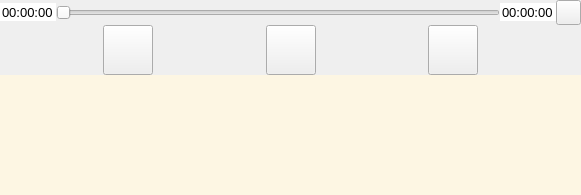
<?xml version="1.0" encoding="UTF-8"?>
<ui version="4.0">
 <class>contarlbar</class>
 <widget class="QWidget" name="contarlbar">
  <property name="geometry">
   <rect>
    <x>0</x>
    <y>0</y>
    <width>581</width>
    <height>195</height>
   </rect>
  </property>
  <property name="windowTitle">
   <string>Form</string>
  </property>
  <property name="styleSheet">
   <string notr="true"/>
  </property>
  <layout class="QHBoxLayout" name="horizontalLayout_3">
   <property name="spacing">
    <number>0</number>
   </property>
   <property name="leftMargin">
    <number>0</number>
   </property>
   <property name="topMargin">
    <number>0</number>
   </property>
   <property name="rightMargin">
    <number>0</number>
   </property>
   <property name="bottomMargin">
    <number>0</number>
   </property>
   <item>
    <widget class="QWidget" name="widget" native="true">
     <property name="styleSheet">
      <string notr="true"/>
     </property>
     <layout class="QVBoxLayout" name="verticalLayout">
      <property name="spacing">
       <number>0</number>
      </property>
      <property name="leftMargin">
       <number>0</number>
      </property>
      <property name="topMargin">
       <number>0</number>
      </property>
      <property name="rightMargin">
       <number>0</number>
      </property>
      <property name="bottomMargin">
       <number>0</number>
      </property>
      <item>
       <layout class="QHBoxLayout" name="horizontalLayout">
        <property name="spacing">
         <number>0</number>
        </property>
        <item>
         <widget class="QTimeEdit" name="time_start">
          <property name="font">
           <font>
            <pointsize>10</pointsize>
            <weight>50</weight>
            <bold>false</bold>
           </font>
          </property>
          <property name="frame">
           <bool>false</bool>
          </property>
          <property name="readOnly">
           <bool>true</bool>
          </property>
          <property name="buttonSymbols">
           <enum>QAbstractSpinBox::NoButtons</enum>
          </property>
          <property name="displayFormat">
           <string>HH:mm:ss</string>
          </property>
         </widget>
        </item>
        <item>
         <widget class="QSlider" name="verticalSlider">
          <property name="maximum">
           <number>100</number>
          </property>
          <property name="orientation">
           <enum>Qt::Horizontal</enum>
          </property>
         </widget>
        </item>
        <item>
         <widget class="QTimeEdit" name="time_end">
          <property name="font">
           <font>
            <pointsize>10</pointsize>
           </font>
          </property>
          <property name="styleSheet">
           <string notr="true"/>
          </property>
          <property name="wrapping">
           <bool>false</bool>
          </property>
          <property name="frame">
           <bool>false</bool>
          </property>
          <property name="readOnly">
           <bool>true</bool>
          </property>
          <property name="buttonSymbols">
           <enum>QAbstractSpinBox::NoButtons</enum>
          </property>
          <property name="showGroupSeparator" stdset="0">
           <bool>false</bool>
          </property>
          <property name="displayFormat">
           <string>HH:mm:ss</string>
          </property>
         </widget>
        </item>
        <item>
         <widget class="QPushButton" name="pushButton">
          <property name="minimumSize">
           <size>
            <width>25</width>
            <height>25</height>
           </size>
          </property>
          <property name="maximumSize">
           <size>
            <width>25</width>
            <height>25</height>
           </size>
          </property>
          <property name="text">
           <string/>
          </property>
          <property name="icon">
           <iconset resource="resure.qrc">
            <normaloff>:/src/voice.png</normaloff>:/src/voice.png</iconset>
          </property>
          <property name="iconSize">
           <size>
            <width>25</width>
            <height>25</height>
           </size>
          </property>
         </widget>
        </item>
       </layout>
      </item>
      <item>
       <layout class="QHBoxLayout" name="horizontalLayout_2">
        <property name="spacing">
         <number>9</number>
        </property>
        <item>
         <spacer name="horizontalSpacer_2">
          <property name="orientation">
           <enum>Qt::Horizontal</enum>
          </property>
          <property name="sizeHint" stdset="0">
           <size>
            <width>40</width>
            <height>20</height>
           </size>
          </property>
         </spacer>
        </item>
        <item>
         <widget class="QPushButton" name="front">
          <property name="minimumSize">
           <size>
            <width>50</width>
            <height>50</height>
           </size>
          </property>
          <property name="maximumSize">
           <size>
            <width>50</width>
            <height>50</height>
           </size>
          </property>
          <property name="text">
           <string/>
          </property>
          <property name="icon">
           <iconset resource="resure.qrc">
            <normaloff>:/src/front.png</normaloff>:/src/front.png</iconset>
          </property>
          <property name="iconSize">
           <size>
            <width>50</width>
            <height>50</height>
           </size>
          </property>
         </widget>
        </item>
        <item>
         <spacer name="horizontalSpacer_3">
          <property name="orientation">
           <enum>Qt::Horizontal</enum>
          </property>
          <property name="sizeHint" stdset="0">
           <size>
            <width>40</width>
            <height>20</height>
           </size>
          </property>
         </spacer>
        </item>
        <item>
         <widget class="QPushButton" name="stop">
          <property name="minimumSize">
           <size>
            <width>50</width>
            <height>50</height>
           </size>
          </property>
          <property name="maximumSize">
           <size>
            <width>50</width>
            <height>50</height>
           </size>
          </property>
          <property name="text">
           <string/>
          </property>
          <property name="icon">
           <iconset resource="resure.qrc">
            <normaloff>:/src/start.png</normaloff>:/src/start.png</iconset>
          </property>
          <property name="iconSize">
           <size>
            <width>50</width>
            <height>50</height>
           </size>
          </property>
         </widget>
        </item>
        <item>
         <spacer name="horizontalSpacer_4">
          <property name="orientation">
           <enum>Qt::Horizontal</enum>
          </property>
          <property name="sizeHint" stdset="0">
           <size>
            <width>40</width>
            <height>20</height>
           </size>
          </property>
         </spacer>
        </item>
        <item>
         <widget class="QPushButton" name="back">
          <property name="minimumSize">
           <size>
            <width>50</width>
            <height>50</height>
           </size>
          </property>
          <property name="maximumSize">
           <size>
            <width>50</width>
            <height>50</height>
           </size>
          </property>
          <property name="text">
           <string/>
          </property>
          <property name="icon">
           <iconset resource="resure.qrc">
            <normaloff>:/src/back.png</normaloff>:/src/back.png</iconset>
          </property>
          <property name="iconSize">
           <size>
            <width>50</width>
            <height>50</height>
           </size>
          </property>
         </widget>
        </item>
        <item>
         <spacer name="horizontalSpacer">
          <property name="orientation">
           <enum>Qt::Horizontal</enum>
          </property>
          <property name="sizeHint" stdset="0">
           <size>
            <width>40</width>
            <height>20</height>
           </size>
          </property>
         </spacer>
        </item>
       </layout>
      </item>
      <item>
       <widget class="QLabel" name="label">
        <property name="styleSheet">
         <string notr="true">background-color: rgb(253,246,227);</string>
        </property>
        <property name="text">
         <string/>
        </property>
       </widget>
      </item>
     </layout>
    </widget>
   </item>
  </layout>
 </widget>
 <resources>
  <include location="resure.qrc"/>
 </resources>
 <connections/>
</ui>
